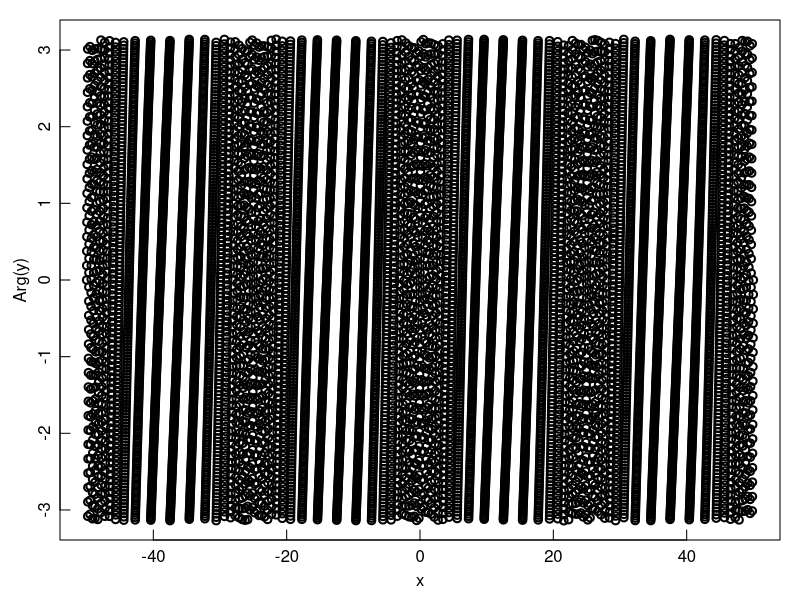

Write R code to recreate this figure.
n <- 50
a <- 3
x <- seq(-n, n, length=10000)
y <- (cos(2*pi*x/n)+a*1i*sin(2*pi*x/n))^n

png("superoscillations_sample.png", height=1300, width=1700, res=216)
par(mar = c(3, 3, 1, 1)) #  余白の広さを行数で指定．下，左，上，右の順．
par(mgp = c(1.5, 0.3, 0)) #  余白の使い方．説明，ラベル，軸の位置を行で指定．
plot(x, Arg(y),log="",type="p",lwd=2, tcl=0.5)
dev.off()